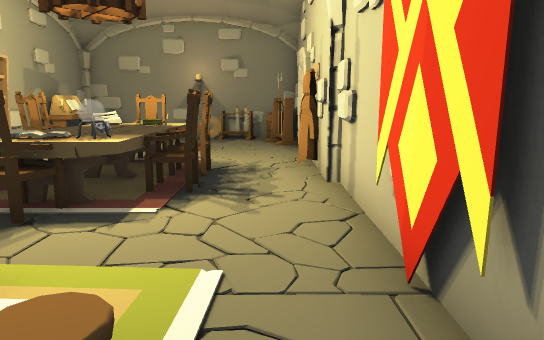
view 1 (above)

12 first-person views from a walk through a Unity game level. The camera is 1.3 m above the floor, tilts 10° down and sees 70° across. The floor is counted in squares, 1 m on a side. Each view is taken from the middle of a square. On the plan, view 1 faces up. The plan holds only what a view shows up to about 16 squares ahead; the rest is blank.

view 2
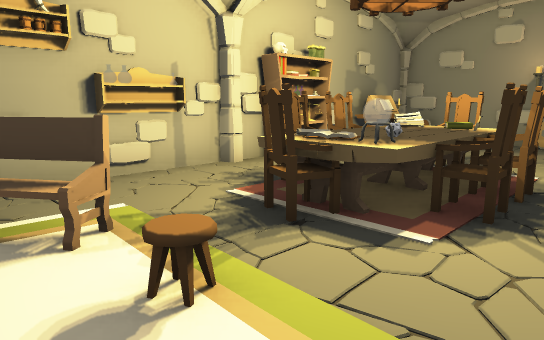

view 3
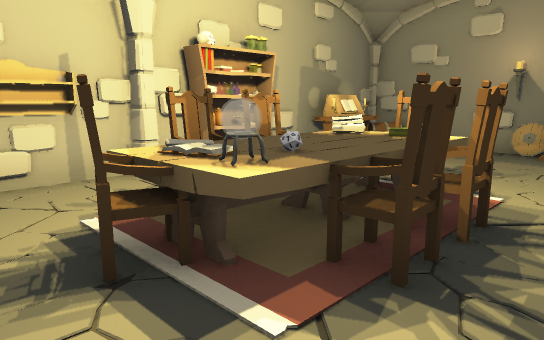

view 4
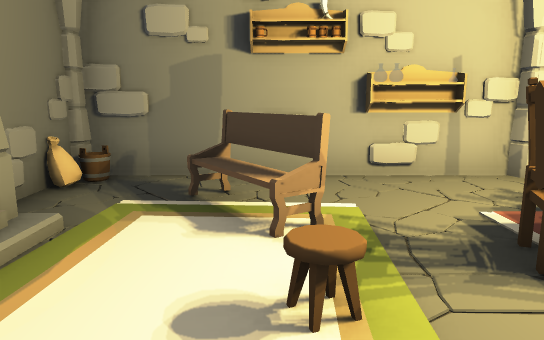

view 5
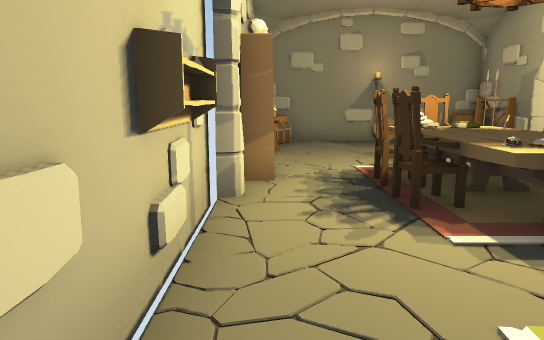

view 6
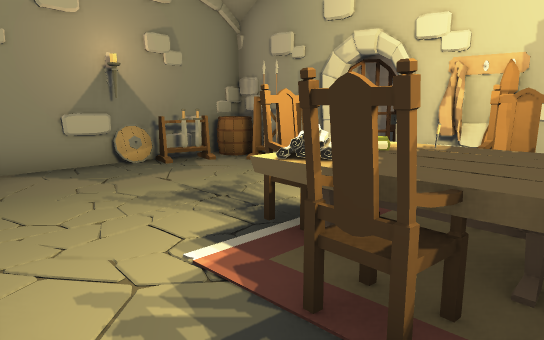

view 7
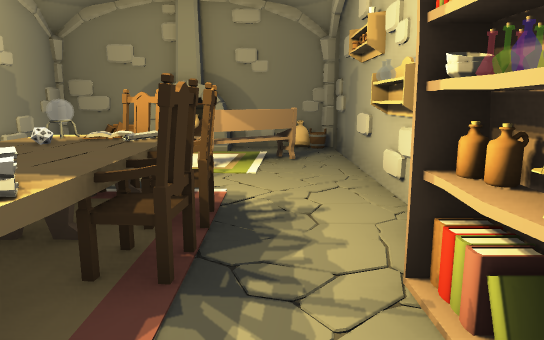

view 8
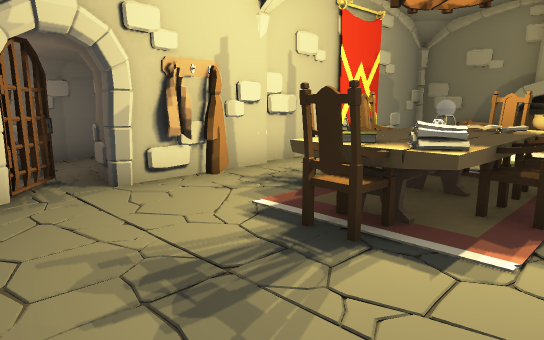

view 9
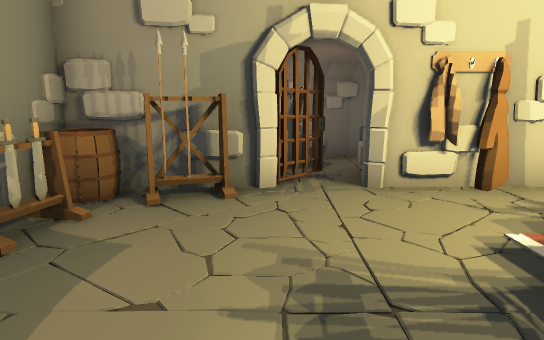

view 10
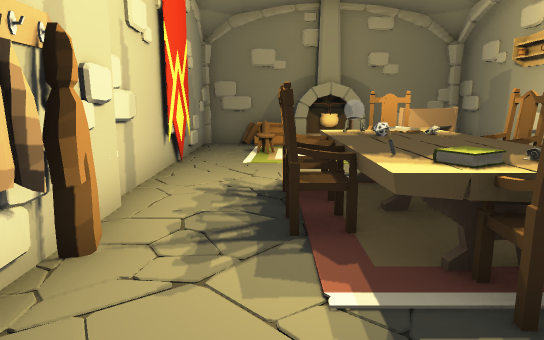

view 11
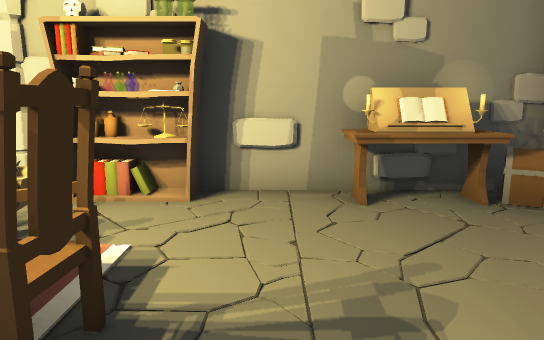

view 12
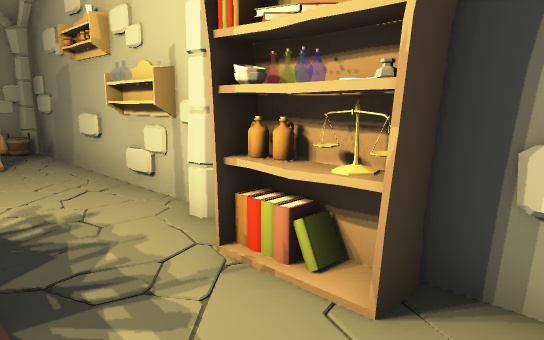

### Floor plan
Points are (right, up) in squares from view 1. A wall is a line through its corners. A room is listed if a view was taken in it or the views show most of it. See-through windows are left out.
Room 1 (views 1, 2, 3, 4, 5, 6, 7, 8, 9, 10, 11, 12)
walls: (0.7, 6.2) (0.7, 6.8) (1, 7.3); (-6.6, 7.1) (-6.4, 6.3); (-6.8, 5.9) (-6.9, 5.4); (-6.8, 6.2) (-6.8, 5.6); (-6.9, 6.5) (-6.9, 5.4); (0.9, 5.1) (0.9, 9.6) (1.6, 9.6); (1, 5.7) (0.9, 7.1); (0.5, 8.3) (0.9, 8.5); (0.5, 8.3) (0.8, 8.7); (0.6, 8.2) (0.5, 8.7); (0.9, 8.2) (0.7, 8.5) (1, 9.1); (-6.9, 3.6) (-6.9, -1.4) (-4.4, -1.4); (1.4, 10.5) (1.1, 10.9); (1.9, 10.1) (1.1, 10.9); (2, 10) (1.6, 10.5); (2, 10) (0.9, 10.9) (0.9, 14.1); (-7, -0.2) (-6.7, -0.7); (-0.6, -1.4) (0.9, -1.4) (1.1, -0.4); (-2.4, 14.1) (-6.5, 14.1) (-6.6, 13.4) (-6.8, 13.2); (0.9, -1.4) (0.9, -0.6); (1.1, -1.4) (1.1, 6.1) (0.8, 6.5); (-6.6, 14.1) (-6.6, 6.5)
low walls: (1.3, 9.6) (1.8, 9.5); (0.9, 0.5) (0.9, 1.3)
objects: other object (-6, -1); other object (-6, 0); shelf (-6, 7); other object (-6, 8); shelf (-6, 9); desk (-6, 11); books (-6, 12); chest (-6, 13); bench (-5, 1) to (-4, 2); fireplace (-4, -1); table (-4, 5) to (-2, 8); chair (-4, 6); chair (-4, 7); other object (-3, -1); chair (-3, 4); books (-3, 5); chair (-3, 9); fireplace (-2, -1); chair (-2, 6) to (-1, 6); books (-2, 8); other object (-2, 9); shield (-2, 14); other object (-1, -1); carpet (-1, 0); carpet (-1, 5); chair (-1, 7); other object (-1, 13); rack (-1, 14); rack (0, 12) to (0, 13); barrel (0, 14); banner (1, 3)

Where each view was taken, in squares from view 1:
view 1: 0 up, 0 right, facing up
view 2: 1 up, 0 right, facing up-left
view 3: 3 up, 0 right, facing up-left
view 4: 2 up, 0 right, facing left
view 5: 1 up, 6 left, facing up
view 6: 6 up, 6 left, facing up-right
view 7: 10 up, 5 left, facing down
view 8: 12 up, 5 left, facing down-right
view 9: 11 up, 5 left, facing right
view 10: 11 up, 1 left, facing down
view 11: 10 up, 1 left, facing left
view 12: 10 up, 4 left, facing down-left
